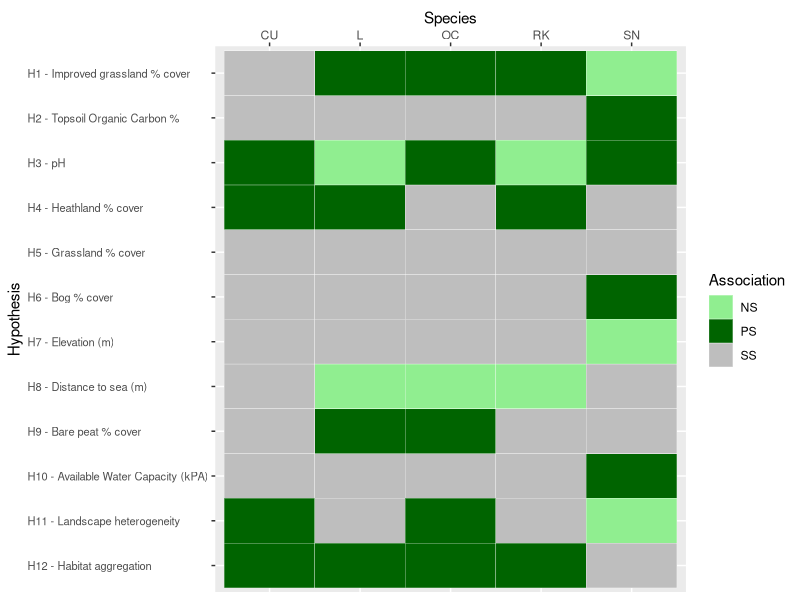

Write R code to recreate this figure.
## ---- chunk 1
library(tidyverse)
hypoth <- data.frame(
  Hypothesis = c('H1','H2','H3','H4','H5','H6','H7','H8','H9','H10','H11','H12'),
  Covariate = c(
    'H1 - Improved grassland % cover',
    'H2 - Topsoil Organic Carbon %',
    'H3 - pH', 
    'H4 - Heathland % cover', 
    'H5 - Grassland % cover', 
    'H6 - Bog % cover', 
    'H7 - Elevation (m)',
    'H8 - Distance to sea (m)', 
    'H9 - Bare peat % cover', 
    'H10 - Available Water Capacity (kPA)',
    'H11 - Landscape heterogeneity',
    'H12 - Habitat aggregation'),
  CU = c("SS","SS","PS","PS","SS","SS","SS","SS","SS","SS","PS","PS"),
  L =  c("PS","SS","NS","PS","SS","SS","SS","NS","PS","SS","SS","PS"),
  OC = c("PS","SS","PS","SS","SS","SS","SS","NS","PS","SS","PS","PS"),
  RK = c("PS","SS","NS","PS","SS","SS","SS","NS","SS","SS","SS","PS"),
  SN = c("NS","PS","PS","SS","SS","PS","NS","SS","SS","PS","NS","SS")
  )%>%
  pivot_longer(cols = CU:SN, names_to = "Species", values_to ="Association")

hypoth %>% 
  ggplot(mapping = aes(x = Species, y = Covariate, fill = Association)) +
  geom_tile(colour="white") + 
  ylim(str_sort(hypoth$Covariate, numeric = TRUE) %>% unique() %>% rev) +
  scale_fill_manual(values=c("light green", "dark green","grey")) +
  scale_x_discrete(position = "top") +
  ylab("Hypothesis") +
  theme(axis.text.y = element_text(hjust = 0, size = 8)) 
## ---- chunk 2
surveyTable <- data.frame(
  species  = c("CU","L","OC","RK","SN"),
  y1987    = c(2800, 2200, 3700, 500, 4000),
  y1993    = c(3975, 2600, 5000, 1185, 3450),
  y9899    = c(2300, 1740, 3350, 1170, 1800),
  y2002ph  = c(3409, 2745, 7350, 1663, 6182 ),
  y2002    = c(4567, 3474, 5269, 2390, 6043), 
  y2019    = c(4088, 2638, 4760, 2248, 7391))

surveyTable %>% 
    knitr::kable(
    col.names = c("Species","1987","1993","1998/99", "2002ph", "2002", "2019"),
    booktabs = TRUE,
    caption = 'Comparison of previous population survey estimates of breeding farmning waders across Shetland, between the years 1987 to 2019')
